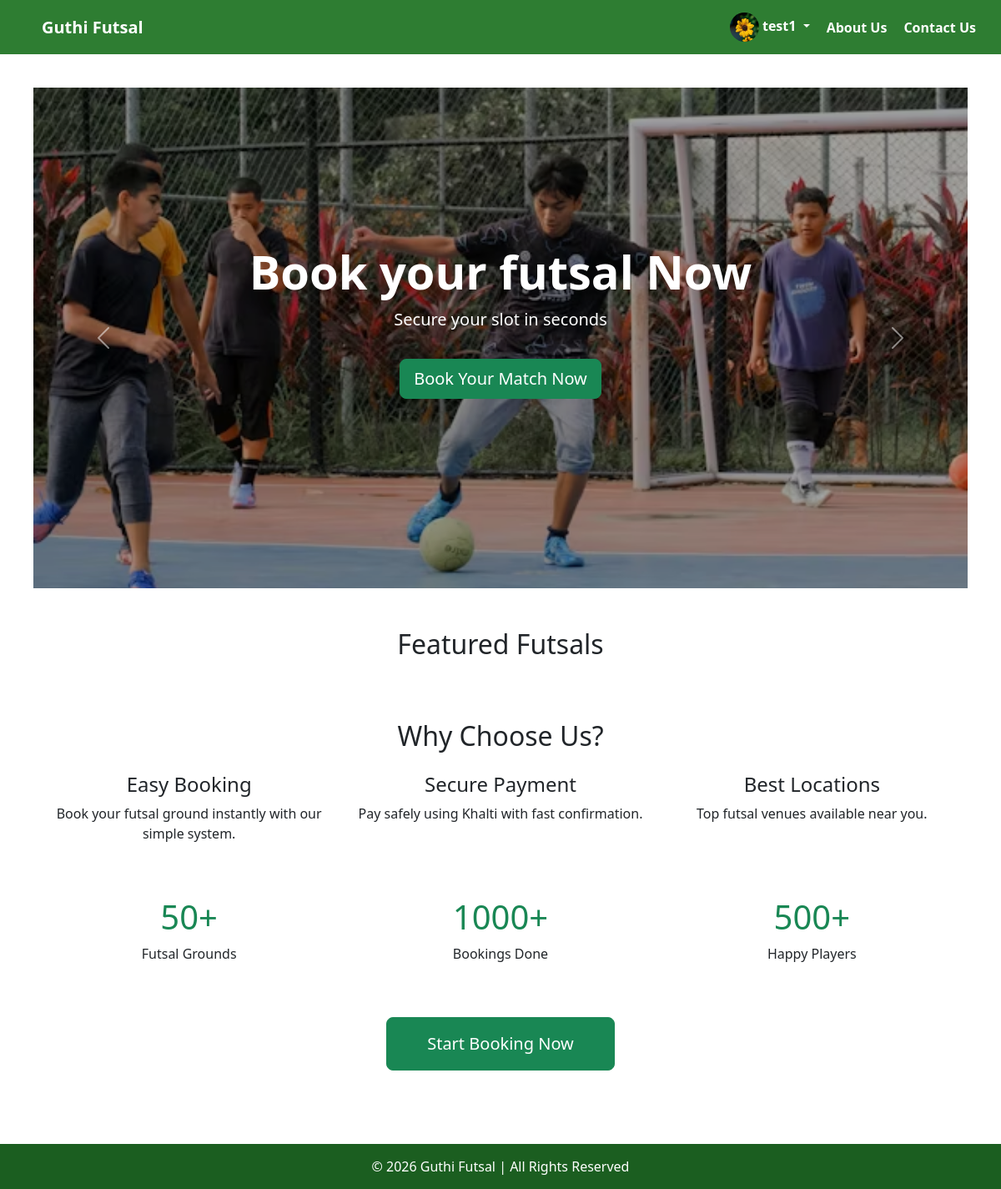
/ (signed in), run on the app's committed database.
### guthi/models.py (models this page shows, shortened)
class Profile(models.Model):
    user = models.OneToOneField(User, on_delete=models.CASCADE)
    photo = models.ImageField(upload_to='profile_photos/', default='profile_photos/default.png')
    full_name = models.CharField(max_length=200, blank=True)

class HomeSlider(models.Model):
    title = models.CharField(max_length=200)
    description = models.TextField(blank=True)
    image = models.ImageField(upload_to='home_slider/')
    created_at = models.DateTimeField(auto_now_add=True)

### guthi/views.py (the view)
# urls.py: 2. Add a URL to urlpatterns:  path('', views.home, name='home')
def home(request):
    sliders = HomeSlider.objects.all()
    profile = None
    if request.user.is_authenticated:
        profile, created = Profile.objects.get_or_create(user=request.user)
    return render(request, "home.html", {'sliders': sliders, 'profile': profile})

### guthi/context_processors.py (called while the page is built)
def profile_processor(request):
    if request.user.is_authenticated:
        profile, created = Profile.objects.get_or_create(user=request.user)
        return {'profile': profile}
    return {}

### guthi/Templates/home.html (shortened to what this page needs)
{% extends 'base.html' %}
{% load static %}
{% block content %}
<div id="carouselExample" class="carousel slide" data-bs-ride="carousel">
    <div class="carousel-inner">
        {% for slider in sliders %}
            <div class="carousel-item {% if forloop.first %}active{% endif %}">
                <img src="{{ slider.image.url }}"
                     class="d-block w-100"
                     style="height:600px; object-fit:cover; filter: brightness(70%);">
                <div class="carousel-caption d-flex flex-column justify-content-center align-items-center h-100">
                    <h1 class="fw-bold display-4">{{ slider.title }}</h1>
                    <p class="lead">{{ slider.description }}</p>
                    <a href="{% url 'futsal_list' %}" class="btn btn-success btn-lg mt-3">
                         Book Your Match Now
                    </a>
                </div>
            </div>
        {% endfor %}
    </div>
    <button class="carousel-control-prev" type="button" data-bs-target="#carouselExample" data-bs-slide="prev">
        <span class="carousel-control-prev-icon"></span>
    </button>
    <button class="carousel-control-next" type="button" data-bs-target="#carouselExample" data-bs-slide="next">
        <span class="carousel-control-next-icon"></span>
    </button>
</div>
<div class="container mt-5">
    <h2 class="text-center mb-4"> Featured Futsals</h2>
</div>
<div class="container mt-5">
    <h2 class="text-center mb-4">Why Choose Us?</h2>
    <div class="row text-center">
        <div class="col-md-4">
            <h4> Easy Booking</h4>
            <p>Book your futsal ground instantly with our simple system.</p>
        </div>
        <div class="col-md-4">
            <h4> Secure Payment</h4>
            <p>Pay safely using Khalti with fast confirmation.</p>
        </div>
        <div class="col-md-4">
            <h4> Best Locations</h4>
            <p>Top futsal venues available near you.</p>
        </div>
    </div>
</div>
<div class="container mt-5 mb-5">
    <div class="row text-center">
        <div class="col-md-4">
            <h1 class="text-success">50+</h1>
            <p>Futsal Grounds</p>
        </div>
        <div class="col-md-4">
            <h1 class="text-success">1000+</h1>
            <p>Bookings Done</p>
        </div>
        <div class="col-md-4">
            <h1 class="text-success">500+</h1>
            <p>Happy Players</p>
        </div>
    </div>
</div>
<div class="text-center mb-5">
    <a href="{% url 'futsal_list' %}" class="btn btn-lg btn-success px-5 py-3">
         Start Booking Now
    </a>
</div>
{% endblock %}

### guthi/Templates/base.html (shortened to what this page needs)
<!DOCTYPE html>
<html lang="en">
<head>
    <link href="https://cdn.jsdelivr.net/npm/bootstrap@5.3.2/dist/css/bootstrap.min.css" rel="stylesheet">
</head>
<body>
    <nav>
    <div class="nav-left">
        <a href="{% url 'home' %}">Guthi Futsal</a>
    </div>
    <div class="nav-right">
        {% if request.user.is_authenticated %}
            <div class="dropdown">
                <a href="#" class="dropdown-toggle" data-bs-toggle="dropdown">
                    <img src="{{ profile.photo.url }}" alt="Profile" style="width:35px; height:35px; border-radius:50%; object-fit:cover;">
                    {{ request.user.username }}
                </a>
            </div>
            <a href="{% url 'aboutus' %}">About Us</a>
            <a href="{% url 'contactus' %}">Contact Us</a>
        {% else %}
            <a href="{% url 'login' %}">Login</a>
            <a href="{% url 'register' %}">Register</a>
            <a href="{% url 'aboutus' %}">About Us</a>
            <a href="{% url 'contactus' %}">Contact Us</a>
        {% endif %}
    </div>
</nav>
    <div class="content">
        {% block content %}
        {% endblock %}
    </div>
    <footer>
        © 2026 Guthi Futsal | All Rights Reserved
    </footer>
</body>
</html>

### guthi/Templates/base.html (style rules this page uses)
body { margin: 0; font-family: Arial, sans-serif; }
nav { background-color: #2e7d32; padding: 15px 30px; display: flex; justify-content: space-between; align-items: center; }
nav a { color: white; text-decoration: none; margin-left: 20px; font-weight: bold; }
.nav-left a { font-size: 20px; }
.nav-right { display: flex; align-items: center; }
.content { padding: 40px; min-height: 70vh; }
footer { background-color: #1b5e20; color: white; text-align: center; padding: 15px; }

### data on the page
Profile: photo (picture)
HomeSlider: image (picture), title "Book your futsal Now", description "Secure your slot in seconds"

### other printed values
{{ request.user.username }} "test1"
